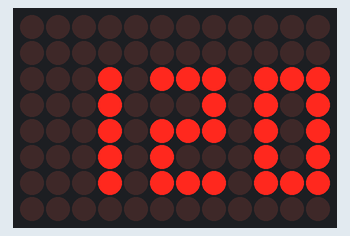
The sketch below on a simulated Arduino Uno R4 WiFi. Shown: 12×8 LED matrix. WiFi joins after 1.5 s; servers stay silent unless stated; what the sketch prints to the serial monitor is not drawn.

Above: at 1.6 s.

The sketch:

server_concert.ino
```cpp
#include <WiFiS3.h>
#include <WiFiUdp.h>
#include "function.h"
#include "myLEDMatrix.h"

uint16_t Interval = 2000;
IPAddress BCaddress(255, 255, 255, 255);
uint16_t Port = 3000;

WiFiUDP udp;

uint8_t BPM = 120; // BPMの初期値
uint32_t LastPressTime = 0; // スイッチが最後に押された時間
bool Flag = false; // BPM変更が発生したかどうかのフラグ

char ssid[] = "hackathon003-WPA2";
char pass[] = "hackathon003";

void setup() {
  Serial.begin(115200);
  initLEDMatrix();

  pinMode(2, INPUT);
  pinMode(3, INPUT);
  Stage_init();   // 演奏モードボタン・スポットライト・カーテンモータの初期化

  Serial.println("Wi-Fiに接続中...");
  WiFi.begin(ssid, pass);
  while (WiFi.status() != WL_CONNECTED) {
    delay(500);
    Serial.print(".");
  }
  Serial.println("\n接続完了!");
  udp.begin(Port);
  updateDisplay(BPM);
}

void loop() {
  // 舞台・演奏コントロール（ボタン押下で開始）
  Stage_control(Interval, BCaddress, Port, udp);
  // === BPMコントロール（いつでも変更可能）===
  BPM_control(&BPM, &Interval, &LastPressTime, &Flag, BCaddress, Port, udp);
}
```

function.h
```cpp
#ifndef FUNCTION_H
#define FUNCTION_H
#include <Arduino.h>
#include <WiFiUdp.h>
#include "Arduino_LED_Matrix.h"

// 舞台・演奏制御の初期化（モードボタン・スポットライト・カーテンモータのピン設定）
void Stage_init();

// 舞台・演奏の状態制御
// ボタン押下で開始 → カーテンを開く → 演奏（小節送信＋スポットライト）→ カーテンを閉じる → 待機へ戻る
void Stage_control(uint16_t Interval, IPAddress BCaddress, uint16_t Port, WiFiUDP &udp);

void BPM_control(uint8_t *BPM, uint16_t *Interval, uint32_t *LastPressTime, bool *Flag, IPAddress BCaddress, uint16_t Port, WiFiUDP &udp);

#endif
```

myLEDMatrix.h
```cpp
#ifndef MyLEDMatrix_h
#define MyLEDMatrix_h
#include <Arduino.h>
#include "Arduino_LED_Matrix.h"
void initLEDMatrix();
void displayDigit(int d, int s_r, int s_c);
void updateDisplay(int pulse);
void updateDisplayC1(int pulse);
#endif
```

Source omitted: myLEDMatrix.cpp (data table, 1823 bytes)
